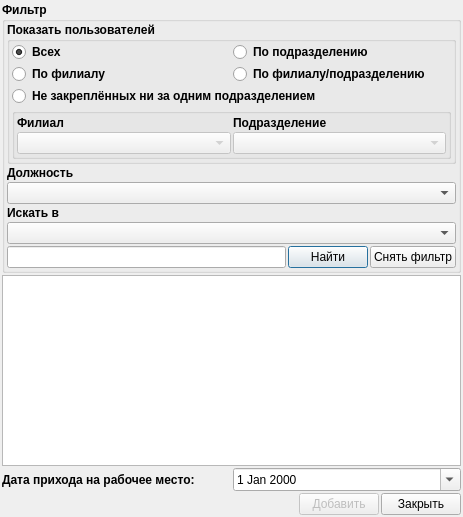
<?xml version="1.0" encoding="UTF-8"?>
<ui version="4.0">
 <class>AddExistingUser</class>
 <widget class="QDialog" name="AddExistingUser">
  <property name="geometry">
   <rect>
    <x>0</x>
    <y>0</y>
    <width>463</width>
    <height>517</height>
   </rect>
  </property>
  <property name="windowTitle">
   <string>Добавление пользователя</string>
  </property>
  <layout class="QVBoxLayout" name="verticalLayout_7">
   <property name="spacing">
    <number>2</number>
   </property>
   <property name="margin">
    <number>2</number>
   </property>
   <item>
    <widget class="QGroupBox" name="groupBox">
     <property name="font">
      <font>
       <weight>75</weight>
       <bold>true</bold>
      </font>
     </property>
     <property name="title">
      <string>Фильтр</string>
     </property>
     <layout class="QVBoxLayout" name="verticalLayout_4">
      <property name="spacing">
       <number>2</number>
      </property>
      <property name="leftMargin">
       <number>2</number>
      </property>
      <property name="topMargin">
       <number>0</number>
      </property>
      <property name="rightMargin">
       <number>2</number>
      </property>
      <property name="bottomMargin">
       <number>2</number>
      </property>
      <item>
       <widget class="QGroupBox" name="groupBox_2">
        <property name="font">
         <font>
          <weight>75</weight>
          <bold>true</bold>
         </font>
        </property>
        <property name="title">
         <string>Показать пользователей</string>
        </property>
        <layout class="QVBoxLayout" name="verticalLayout_5">
         <property name="spacing">
          <number>2</number>
         </property>
         <property name="leftMargin">
          <number>2</number>
         </property>
         <property name="topMargin">
          <number>0</number>
         </property>
         <property name="rightMargin">
          <number>2</number>
         </property>
         <property name="bottomMargin">
          <number>2</number>
         </property>
         <item>
          <layout class="QGridLayout" name="gridLayout">
           <item row="0" column="0">
            <widget class="QRadioButton" name="showAllUsers">
             <property name="text">
              <string>Всех</string>
             </property>
             <property name="checked">
              <bool>true</bool>
             </property>
            </widget>
           </item>
           <item row="0" column="1">
            <widget class="QRadioButton" name="showDepartmentsUsers">
             <property name="text">
              <string>По подразделению</string>
             </property>
            </widget>
           </item>
           <item row="1" column="0">
            <widget class="QRadioButton" name="showFilialsUsers">
             <property name="text">
              <string>По филиалу</string>
             </property>
            </widget>
           </item>
           <item row="1" column="1">
            <widget class="QRadioButton" name="showFilDepUsers">
             <property name="text">
              <string>По филиалу/подразделению</string>
             </property>
            </widget>
           </item>
          </layout>
         </item>
         <item>
          <widget class="QRadioButton" name="showFreeUsers">
           <property name="text">
            <string>Не закреплённых ни за одним подразделением</string>
           </property>
          </widget>
         </item>
         <item>
          <widget class="QGroupBox" name="groupBox_3">
           <property name="title">
            <string/>
           </property>
           <layout class="QHBoxLayout" name="horizontalLayout_3">
            <property name="spacing">
             <number>2</number>
            </property>
            <property name="margin">
             <number>2</number>
            </property>
            <item>
             <layout class="QVBoxLayout" name="verticalLayout">
              <item>
               <widget class="QLabel" name="label_3">
                <property name="text">
                 <string>Филиал</string>
                </property>
               </widget>
              </item>
              <item>
               <widget class="QComboBox" name="filials">
                <property name="enabled">
                 <bool>false</bool>
                </property>
               </widget>
              </item>
             </layout>
            </item>
            <item>
             <layout class="QVBoxLayout" name="verticalLayout_2">
              <item>
               <widget class="QLabel" name="label_4">
                <property name="text">
                 <string>Подразделение</string>
                </property>
               </widget>
              </item>
              <item>
               <widget class="QComboBox" name="departments">
                <property name="enabled">
                 <bool>false</bool>
                </property>
               </widget>
              </item>
             </layout>
            </item>
           </layout>
          </widget>
         </item>
        </layout>
       </widget>
      </item>
      <item>
       <layout class="QVBoxLayout" name="verticalLayout_3">
        <property name="spacing">
         <number>2</number>
        </property>
        <item>
         <widget class="QLabel" name="label">
          <property name="font">
           <font>
            <weight>75</weight>
            <bold>true</bold>
           </font>
          </property>
          <property name="text">
           <string>Должность</string>
          </property>
          <property name="alignment">
           <set>Qt::AlignLeading|Qt::AlignLeft|Qt::AlignVCenter</set>
          </property>
         </widget>
        </item>
        <item>
         <widget class="QComboBox" name="post"/>
        </item>
       </layout>
      </item>
      <item>
       <layout class="QVBoxLayout" name="verticalLayout_6">
        <property name="spacing">
         <number>2</number>
        </property>
        <item>
         <widget class="QLabel" name="label_5">
          <property name="text">
           <string>Искать в</string>
          </property>
         </widget>
        </item>
        <item>
         <widget class="QComboBox" name="findIn"/>
        </item>
       </layout>
      </item>
      <item>
       <layout class="QHBoxLayout" name="horizontalLayout_2">
        <property name="spacing">
         <number>2</number>
        </property>
        <item>
         <widget class="QLineEdit" name="searchLine"/>
        </item>
        <item>
         <widget class="QPushButton" name="findButton">
          <property name="font">
           <font>
            <weight>50</weight>
            <bold>false</bold>
           </font>
          </property>
          <property name="text">
           <string>Найти</string>
          </property>
          <property name="icon">
           <iconset resource="../icons.qrc">
            <normaloff>:/16x16/add/ico/add_filter_16x16.gif</normaloff>:/16x16/add/ico/add_filter_16x16.gif</iconset>
          </property>
         </widget>
        </item>
        <item>
         <widget class="QPushButton" name="clearFilterButton">
          <property name="font">
           <font>
            <weight>50</weight>
            <bold>false</bold>
           </font>
          </property>
          <property name="text">
           <string>Снять фильтр</string>
          </property>
          <property name="icon">
           <iconset resource="../icons.qrc">
            <normaloff>:/16x16/cancelDel/ico/del_filter_16x16.gif</normaloff>:/16x16/cancelDel/ico/del_filter_16x16.gif</iconset>
          </property>
         </widget>
        </item>
       </layout>
      </item>
     </layout>
    </widget>
   </item>
   <item>
    <widget class="QTreeView" name="userView">
     <property name="font">
      <font>
       <weight>75</weight>
       <bold>true</bold>
      </font>
     </property>
     <property name="editTriggers">
      <set>QAbstractItemView::NoEditTriggers</set>
     </property>
     <property name="alternatingRowColors">
      <bool>true</bool>
     </property>
     <property name="rootIsDecorated">
      <bool>false</bool>
     </property>
     <property name="itemsExpandable">
      <bool>false</bool>
     </property>
     <property name="sortingEnabled">
      <bool>true</bool>
     </property>
     <property name="allColumnsShowFocus">
      <bool>true</bool>
     </property>
     <property name="expandsOnDoubleClick">
      <bool>false</bool>
     </property>
    </widget>
   </item>
   <item>
    <layout class="QHBoxLayout" name="horizontalLayout_4">
     <item>
      <widget class="QLabel" name="label_2">
       <property name="font">
        <font>
         <weight>75</weight>
         <bold>true</bold>
        </font>
       </property>
       <property name="text">
        <string>Дата прихода на рабочее место:</string>
       </property>
       <property name="alignment">
        <set>Qt::AlignLeading|Qt::AlignLeft|Qt::AlignVCenter</set>
       </property>
      </widget>
     </item>
     <item>
      <widget class="QDateEdit" name="dateInWp">
       <property name="calendarPopup">
        <bool>true</bool>
       </property>
      </widget>
     </item>
    </layout>
   </item>
   <item>
    <layout class="QHBoxLayout" name="horizontalLayout">
     <property name="spacing">
      <number>2</number>
     </property>
     <item>
      <spacer name="horizontalSpacer">
       <property name="orientation">
        <enum>Qt::Horizontal</enum>
       </property>
       <property name="sizeHint" stdset="0">
        <size>
         <width>40</width>
         <height>20</height>
        </size>
       </property>
      </spacer>
     </item>
     <item>
      <widget class="QPushButton" name="addButton">
       <property name="enabled">
        <bool>false</bool>
       </property>
       <property name="text">
        <string>Добавить</string>
       </property>
       <property name="icon">
        <iconset resource="../icons.qrc">
         <normaloff>:/16x16/add/ico/add_16x16.png</normaloff>:/16x16/add/ico/add_16x16.png</iconset>
       </property>
      </widget>
     </item>
     <item>
      <widget class="QPushButton" name="closeButton">
       <property name="text">
        <string>Закрыть</string>
       </property>
       <property name="icon">
        <iconset resource="../icons.qrc">
         <normaloff>:/16x16/cancelDel/ico/button_cancel_16x16 (1).png</normaloff>:/16x16/cancelDel/ico/button_cancel_16x16 (1).png</iconset>
       </property>
      </widget>
     </item>
    </layout>
   </item>
  </layout>
 </widget>
 <tabstops>
  <tabstop>showAllUsers</tabstop>
  <tabstop>showFilialsUsers</tabstop>
  <tabstop>showDepartmentsUsers</tabstop>
  <tabstop>showFilDepUsers</tabstop>
  <tabstop>showFreeUsers</tabstop>
  <tabstop>filials</tabstop>
  <tabstop>departments</tabstop>
  <tabstop>post</tabstop>
  <tabstop>findIn</tabstop>
  <tabstop>searchLine</tabstop>
  <tabstop>findButton</tabstop>
  <tabstop>clearFilterButton</tabstop>
  <tabstop>addButton</tabstop>
  <tabstop>closeButton</tabstop>
 </tabstops>
 <resources>
  <include location="../icons.qrc"/>
 </resources>
 <connections>
  <connection>
   <sender>closeButton</sender>
   <signal>clicked()</signal>
   <receiver>AddExistingUser</receiver>
   <slot>reject()</slot>
   <hints>
    <hint type="sourcelabel">
     <x>480</x>
     <y>486</y>
    </hint>
    <hint type="destinationlabel">
     <x>254</x>
     <y>483</y>
    </hint>
   </hints>
  </connection>
  <connection>
   <sender>showAllUsers</sender>
   <signal>clicked(bool)</signal>
   <receiver>filials</receiver>
   <slot>setDisabled(bool)</slot>
   <hints>
    <hint type="sourcelabel">
     <x>75</x>
     <y>49</y>
    </hint>
    <hint type="destinationlabel">
     <x>27</x>
     <y>138</y>
    </hint>
   </hints>
  </connection>
  <connection>
   <sender>showAllUsers</sender>
   <signal>clicked(bool)</signal>
   <receiver>departments</receiver>
   <slot>setDisabled(bool)</slot>
   <hints>
    <hint type="sourcelabel">
     <x>182</x>
     <y>51</y>
    </hint>
    <hint type="destinationlabel">
     <x>502</x>
     <y>130</y>
    </hint>
   </hints>
  </connection>
  <connection>
   <sender>showFilialsUsers</sender>
   <signal>clicked(bool)</signal>
   <receiver>filials</receiver>
   <slot>setEnabled(bool)</slot>
   <hints>
    <hint type="sourcelabel">
     <x>86</x>
     <y>78</y>
    </hint>
    <hint type="destinationlabel">
     <x>70</x>
     <y>133</y>
    </hint>
   </hints>
  </connection>
  <connection>
   <sender>showDepartmentsUsers</sender>
   <signal>clicked(bool)</signal>
   <receiver>departments</receiver>
   <slot>setEnabled(bool)</slot>
   <hints>
    <hint type="sourcelabel">
     <x>334</x>
     <y>51</y>
    </hint>
    <hint type="destinationlabel">
     <x>475</x>
     <y>137</y>
    </hint>
   </hints>
  </connection>
  <connection>
   <sender>showFilDepUsers</sender>
   <signal>clicked(bool)</signal>
   <receiver>departments</receiver>
   <slot>setEnabled(bool)</slot>
   <hints>
    <hint type="sourcelabel">
     <x>457</x>
     <y>76</y>
    </hint>
    <hint type="destinationlabel">
     <x>457</x>
     <y>142</y>
    </hint>
   </hints>
  </connection>
  <connection>
   <sender>showFilDepUsers</sender>
   <signal>clicked(bool)</signal>
   <receiver>filials</receiver>
   <slot>setEnabled(bool)</slot>
   <hints>
    <hint type="sourcelabel">
     <x>375</x>
     <y>72</y>
    </hint>
    <hint type="destinationlabel">
     <x>100</x>
     <y>142</y>
    </hint>
   </hints>
  </connection>
  <connection>
   <sender>showFreeUsers</sender>
   <signal>clicked(bool)</signal>
   <receiver>filials</receiver>
   <slot>setDisabled(bool)</slot>
   <hints>
    <hint type="sourcelabel">
     <x>146</x>
     <y>93</y>
    </hint>
    <hint type="destinationlabel">
     <x>145</x>
     <y>144</y>
    </hint>
   </hints>
  </connection>
  <connection>
   <sender>showFreeUsers</sender>
   <signal>clicked(bool)</signal>
   <receiver>departments</receiver>
   <slot>setDisabled(bool)</slot>
   <hints>
    <hint type="sourcelabel">
     <x>358</x>
     <y>95</y>
    </hint>
    <hint type="destinationlabel">
     <x>357</x>
     <y>130</y>
    </hint>
   </hints>
  </connection>
  <connection>
   <sender>showDepartmentsUsers</sender>
   <signal>clicked(bool)</signal>
   <receiver>filials</receiver>
   <slot>setDisabled(bool)</slot>
   <hints>
    <hint type="sourcelabel">
     <x>336</x>
     <y>44</y>
    </hint>
    <hint type="destinationlabel">
     <x>193</x>
     <y>130</y>
    </hint>
   </hints>
  </connection>
  <connection>
   <sender>showFilialsUsers</sender>
   <signal>clicked(bool)</signal>
   <receiver>departments</receiver>
   <slot>setDisabled(bool)</slot>
   <hints>
    <hint type="sourcelabel">
     <x>199</x>
     <y>69</y>
    </hint>
    <hint type="destinationlabel">
     <x>340</x>
     <y>134</y>
    </hint>
   </hints>
  </connection>
 </connections>
</ui>
